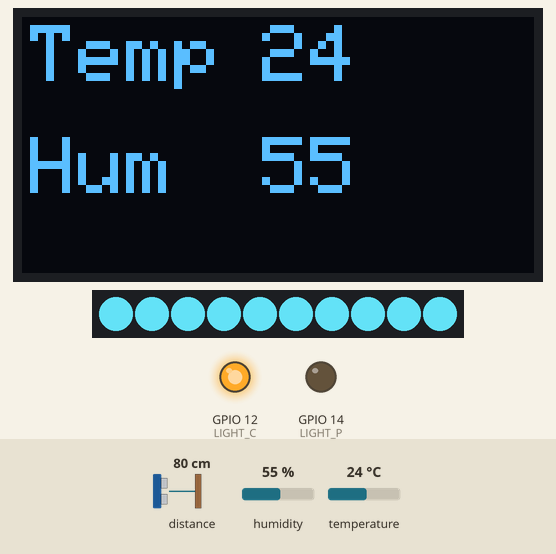
The sketch below on a simulated ESP8266 (NodeMCU). On the bench: 128×64 one-colour display, 10 RGB LEDs in strip order, left to right, output pins drawn as LEDs (lit = HIGH). Wiring (inferred from the names in the program): ultrasonic range finder: trigger GPIO 16; echo GPIO 0. Inputs (shaded band) come from the test bench; at power-on: humidity 55 %, distance to the obstacle 80 cm, temperature 24 °C. The echo pulse lasts 58.3 µs per cm; WiFi joins after 1.5 s; servers stay silent unless stated; pins used as bus, display or sensor lines are not drawn; what the sketch prints to the serial monitor is not drawn.

Above: at 1.8 s.
At 18.3 s:
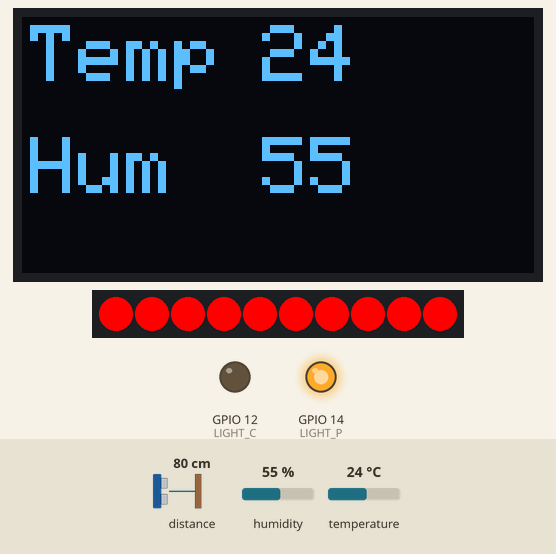
18.4 s: humidity set to 22 %
At 32.5 s:
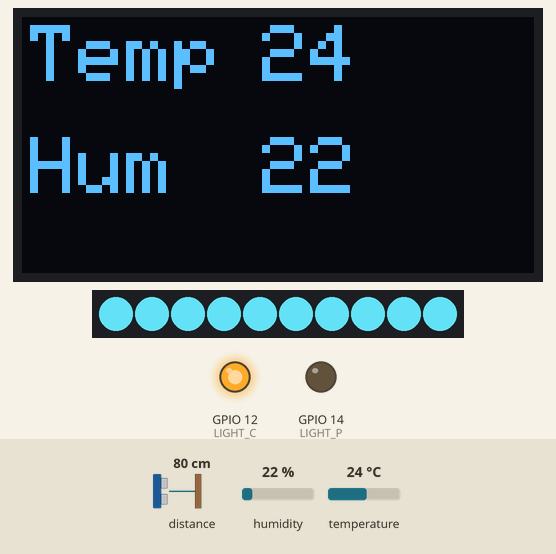
At 36.0 s:
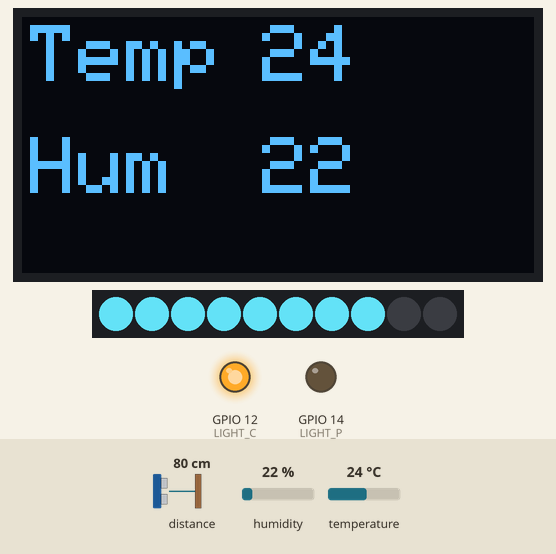
Timing chart, 0 to 49.0 s (numbered marks = the images above; inputs shaded):
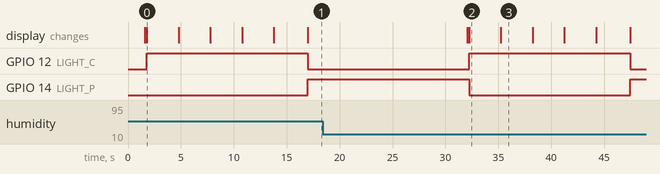

The sketch:

data_150000.ino
```cpp
//보내는쪽 코드

#include <DHT.h>  //온습도 센서
#include <ESP8266WiFi.h> //distance 24~26=사람 없음, 그 이하=사람 있음 멈춰!

#include <Wire.h> //OLED
#include <Adafruit_GFX.h>
#include <Adafruit_SSD1306.h>

#include <Adafruit_NeoPixel.h> //릴레이LED (네오픽셀)

 String apiKey = "P4GTBD9A0LD15HK0";   // Write API key from ThingSpeak
 //const char *ssid =  "capstone";       // wifi ssid and wpa2 key
 //const char *pass =  "87654321";
 const char *ssid =  "AndroidHotspot3615";       // wifi ssid and wpa2 key
 const char *pass =  "12345678";
 const char* server = "api.thingspeak.com";

 #define DHTPIN 2  //온습도센서 D4

 #define LIGHT_P 14 //보행자 신호등
 #define LIGHT_C 12//차 도로 신호등

 #define TRIG 16 //초음파센서 trigger pin D0
 #define ECHO 0 //초음파센서 echo pin D3

 #define SCREEN_WIDTH 128 // OLED display width, in pixels
 #define SCREEN_HEIGHT 64 // OLED display height, in pixels

 #define NEOPIN 15 //relay neo pixel pin
 #define NUM_LEDS 10

 #define OLED_RESET LED_BUILTIN //4
 // SCL GPIO4, SDA GPIO5

 DHT dht(DHTPIN, DHT11);
 WiFiClient client;      // WiFiClient Declaration

 Adafruit_SSD1306 display(SCREEN_WIDTH, SCREEN_HEIGHT, &Wire, OLED_RESET);
 Adafruit_NeoPixel strip = Adafruit_NeoPixel(NUM_LEDS, NEOPIN, NEO_GRB + NEO_KHZ800);

 void setup()
 {

  //초음파
  pinMode(TRIG, OUTPUT);
  pinMode(ECHO, INPUT);

  //TRAFFIC LIGHT
  pinMode(LIGHT_C,OUTPUT);
  pinMode(LIGHT_P,OUTPUT);

  Serial.begin(115200);

  display.begin(SSD1306_SWITCHCAPVCC, 0x3C ) ;
  display.clearDisplay( ) ;
  display.setTextColor(WHITE) ;

  dht.begin();

  strip.begin();
  strip.show();

  /*WiFi 연결 코드*/
  Serial.println("Connecting to ");
  Serial.println(ssid);
  WiFi.begin(ssid, pass);    // WiFi Start
  while (WiFi.status() != WL_CONNECTED )  {
    delay(500);
    Serial.print(".");
   }
  Serial.println("");
  Serial.println("WiFi connected");
 }

 void loop()  {

    /*온습도 읽어오기*/
  float h = dht.readHumidity();
  float t = dht.readTemperature();
  Serial.print("온도 : ");
  Serial.print(t);
  Serial.print(", 습도 : ");
  Serial.println(h);

  oled_display(h,t);

  long distance = distance_cal();
  int x=0; //자동차 STOP 보행자 GREEN
  data_to_cloud(x, distance);

  digitalWrite(LIGHT_C,HIGH); //자동차 RED LIGHT ON
  digitalWrite(LIGHT_P,LOW);
  setStripGreen(10); //NEOSTRIP GREEN LIGHT ON
  print_x_distance(distance, x);
  delay(3000);

  setStripGreen(8);
  delay(3000);
  setStripGreen(6);
  delay(3000);
  setStripGreen(4);
  delay(3000);
  setStripGreen(2);
  delay(3000);

  x=1; //자동차 GO 보행자 RED
  distance = distance_cal();
  data_to_cloud(x, distance);
  digitalWrite(LIGHT_C,LOW); //자동차 GREEN LIGHT ON
  digitalWrite(LIGHT_P,HIGH);
  setStripRed(); //보행자 RED RIGHT ON
  print_x_distance(distance, x);
  delay(15000);

 }

 void oled_display(int h, int t){

     display.clearDisplay( ) ;
     display.setTextSize(2) ;

     display.setCursor(2,2) ;
     display.print("Temp") ;
     display.setCursor(60,2) ;
     display.print(t);

     display.setCursor(2,30) ;
     display.print("Hum") ;
     display.setCursor(60,30) ;
     display.print(h);

     display.display( ) ;

   return;
 }

 long distance_cal() {

  long duration, distance;
  digitalWrite(TRIG, LOW);
  delayMicroseconds(2);
  digitalWrite(TRIG, HIGH);
  delayMicroseconds(10);
  digitalWrite(TRIG, LOW);
  duration = pulseIn(ECHO, HIGH);   // echoPin핀에서 펄스값을 받아옵니다.
  distance = (duration/2)/29.1;

  return distance;

 }

 void data_to_cloud(int x, int distance){

    if (client.connect(server,80))  {   // connect to server (api.thingspeak.com) port 80
        String postStr = apiKey;   // apiKey += field1 += field2 ....
        postStr +="&field1=";      // &field1 --> Address of field1
        postStr += String(x);      // traffic 정보
        postStr +="&field2=";
        postStr += String(distance); //distance 정보
        postStr += "\r\n\r\n";

      // Sending Data to server
       client.print("POST /update HTTP/1.1\n");
       client.print("Host: api.thingspeak.com\n");
       client.print("Connection: close\n");
       client.print("X-THINGSPEAKAPIKEY: "+apiKey+"\n");
       client.print("Content-Type: application/x-www-form-urlencoded\n");
       client.print("Content-Length: ");
       client.print(postStr.length());
       client.print("\n\n");
       client.print(postStr);

       Serial.println("go to cloud");
      }

      client.stop();
      Serial.println("Waiting...");
        // thingspeak needs minimum 15 sec delay between updates

    return;
 }

 void print_x_distance(int distance, int x){

  Serial.print("x : ");
  Serial.print(x);
  Serial.print(", distance : ");
  Serial.println(distance);


  return;
 }

 /*
 strip.setPixelColor(0, 255, 0, 0); 는
 첫번째 파라메터는 LED 의 번호이고,
 2,3,4번째 파라메터는 RGB 값이다. 0~255까지 지정할수 있다.
 setPixelColor로 설정한 값은. strip.show(); 를 실행할때, 네오픽셀에 실제로 나타난다.
 */

 void setStripRed() {
    int i;
    for(i=0; i<NEOPIN; i++){
     strip.setPixelColor(i, 255, 0, 0);
    }

    strip.show();

  return;

 }

 void setStripGreen(int num){

    int i;

    for(i=0; i<num; i++){
      strip.setPixelColor(i, 92, 209, 229); //GREEN LIGHT
    }

    for(i=num; i<NEOPIN; i++){
      strip.setPixelColor(i, 0, 0, 0); //OFF
    }

    strip.show();

    return;

 }
```

Measured:
- after the input at 18.4 s, the display: first changes after 13.6 s (image 2 shows a later state)
- what the display in image 0 shows lasts 3.0 s, from 1.8 s to 4.8 s
